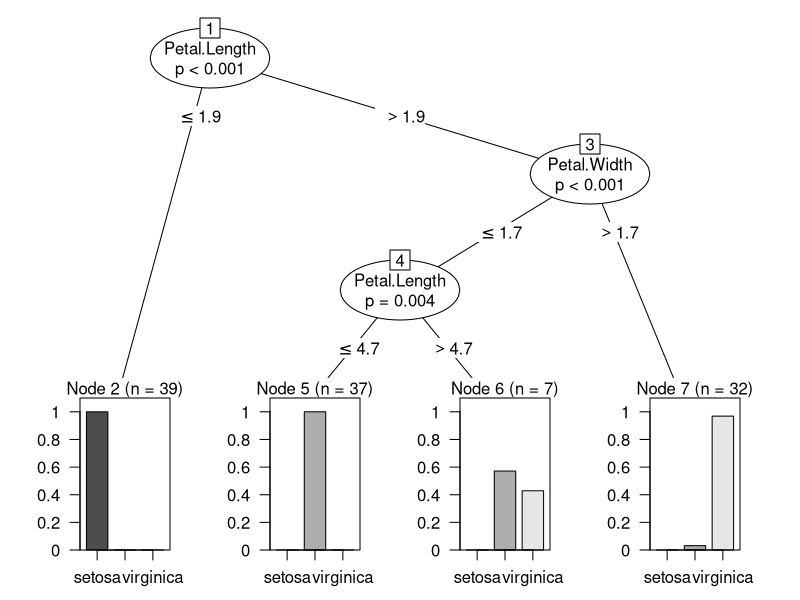
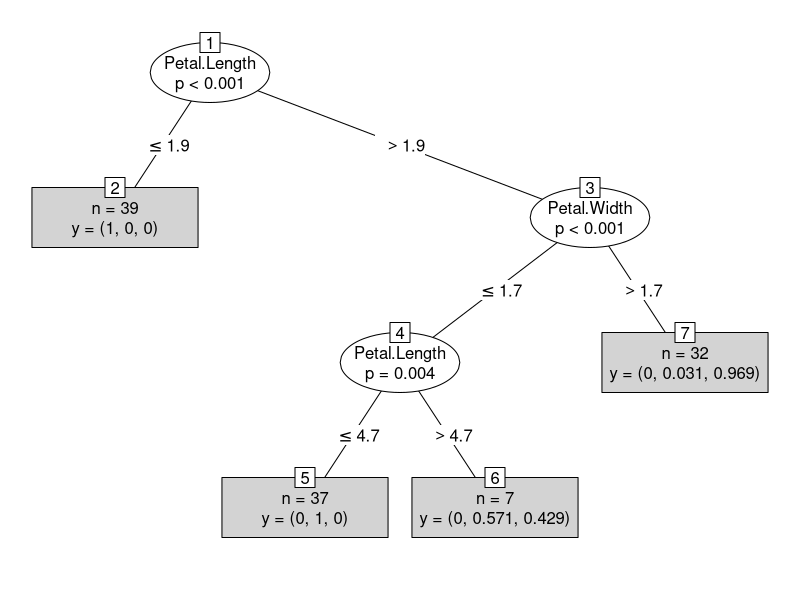
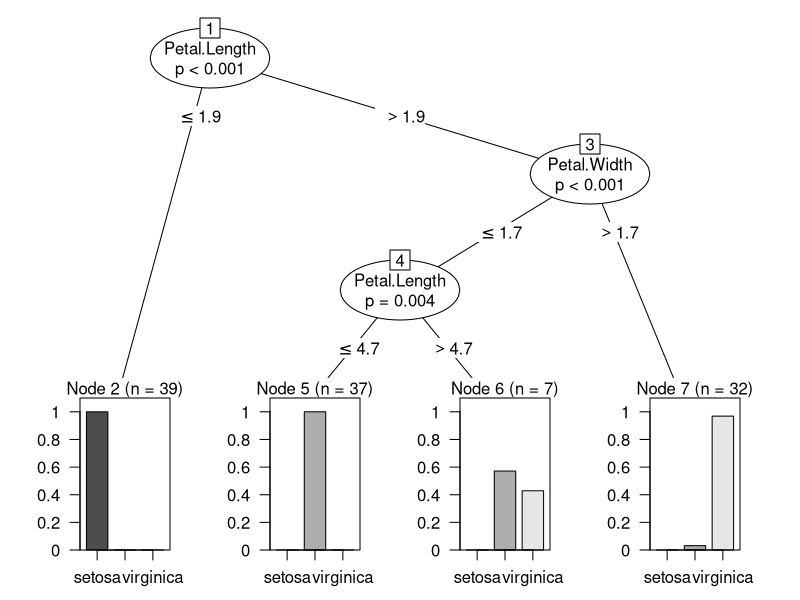

The R source for these figures, in order:
# Your goal is to generalize

head(iris)
summary(iris)

# Split the dataset between the test data and the training data
sample(150, size = 10, replace = F)

ind <- sample(x=c(1,2), size = nrow(iris), replace = T, prob = c(.8, .2))

ind
iris$Species
iris[iris$Species == "setosa",]

ind==2

training.set <- iris[ind==1,]
test.set <- iris[ind==2,]


nrow(training.set)
nrow(test.set)
str(training.set)
summary(training.set)

# install.packages('party')
# install.packages('rpart')
library('party')
library('rpart')
names(iris)
version
formula.1 <- Species ~ Sepal.Length + Sepal.Width + Petal.Length + Petal.Width

# Check that class is formula
class(formula.1)

iris.ctree <- ctree(formula = formula.1, data = training.set)
class(iris.ctree)

# These are the rules
print(iris.ctree)
cor(iris[,-5])

plot(iris.ctree)
attributes(iris.ctree)
getwd()
setwd("/Users/luisp/Documents/advanced-databases-course/classification-trees")
?png
png(filename = "cart_iris_tec20.jpg", width = 1500, height = 1000)
plot(iris.ctree)
dev.off()


# Simple plot
plot(iris.ctree, type="simple")
test.pred <- predict(iris.ctree, newdata = test.set)
test.pred
table(test.pred, test.set$Species)
names(iris)

my.flower <- data.frame(Sepal.Length = 2000,
                        Sepal.Width = 1000000,
                        Petal.Length = 1.5,
                        Petal.Width = 500)
test.pred <- predict(iris.ctree, newdata = my.flower)
test.pred

my.other.flower <- data.frame(Sepal.Length = 1000,
                        Sepal.Width = 5000,
                        Petal.Length = 2000,
                        Petal.Width = 500)
test.pred <- predict(iris.ctree, newdata = my.other.flower)
test.pred
